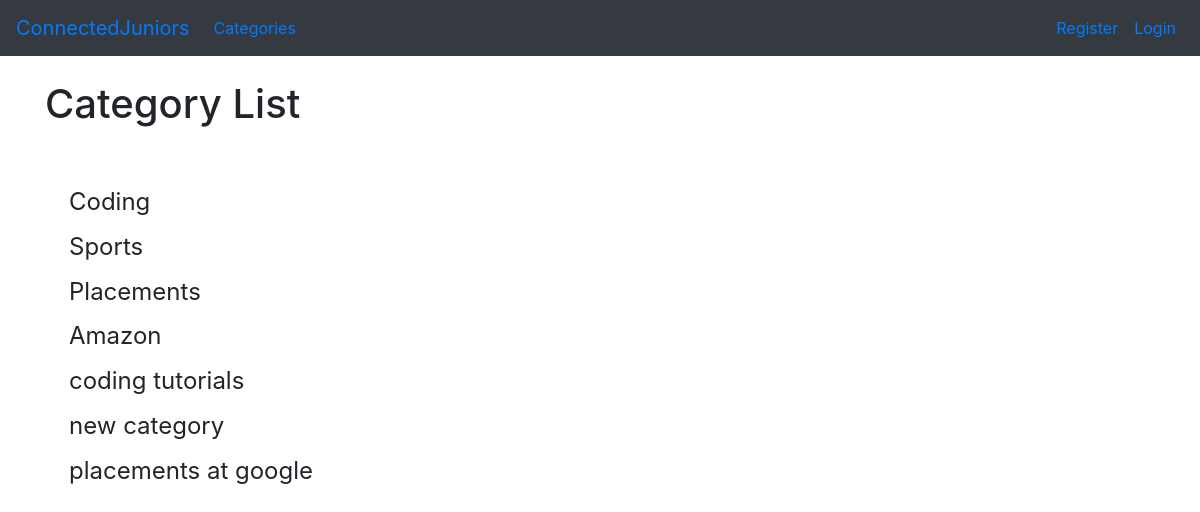
The page /category-list/ on the database its author committed.
### posts/models.py (models this page shows, shortened)
class Category(models.Model):
    name=models.CharField(max_length=255)
    def __str__(self):
        return self.name

### posts/views.py (the view)
# urls.py: path('category-list/', CategoryListView, name='category-list'),
def CategoryListView(request):
    cat_menu_list = Category.objects.all()
    return render(request, 'category_list.html', {'cat_menu_list': cat_menu_list})

### posts/templates/category_list.html (shortened to what this page needs)
{% extends 'base.html' %}
    {% block content %}
        <h1>Category List</h1>
        <br><br>
        {% for item in cat_menu_list %}
            <h4><a class="dropdown-item" href="{% url 'category' item|slugify %}">{{ item }}</a></h4>
        {% endfor %}
    {% endblock %}

### rows shown on the page
Category: name "Coding"
Category: name "Sports"
Category: name "Placements"
Category: name "Amazon"
Category: name "coding tutorials"
Category: name "new category"
Category: name "placements at google"
